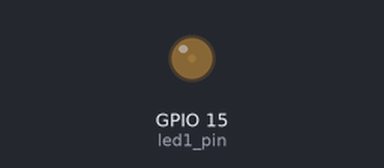
Bench run of a sketch on a simulated ESP32. Shown: output pins drawn as LEDs (lit = HIGH).

Above: at 0.05 s.
At 0.5 s:
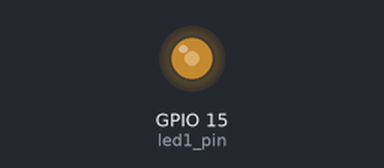
At 0.95 s:
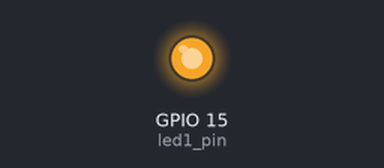
At 1.8 s:
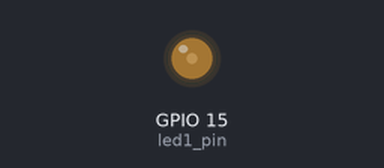
Timing chart, 0 to 4.7 s (numbered marks = the images above):
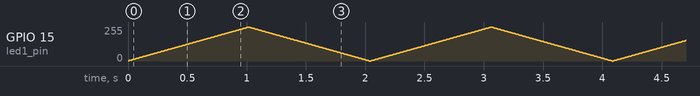

The sketch:

main.ino
```cpp
/*
 * 实验名称：PWM呼吸灯实验
 *
 * 接线说明：LED模块-->ESP32 IO
 *         (D1)-->(15)
 *
 * 实验现象：程序下载成功后，D1指示灯呈现呼吸灯效果，由暗变亮，再由亮变暗
 *
 */

#include "public.h"
#include "led.h"
#include "pwm.h"


//定义全局变量
u16 g_duty_value=0;
u8 g_fx=1;

void setup() {
  pwm_init(led1_pin,0,1000,10);

}

void loop() {
  if(g_fx==1)
  {
    g_duty_value+=10;
    if(g_duty_value>1010)g_fx=0;
  }
  else
  {
    g_duty_value-=10;
    if(g_duty_value<10)g_fx=1;
  }
  pwm_set_duty(0,g_duty_value);
  delay(10);
}
```

led.cpp
```cpp
#include "led.h"

//led初始化
void led_init(void)
{
  pinMode(led1_pin, OUTPUT);//设置引脚为输出模式
}
```

led.h
```cpp
#ifndef _led_H
#define _led_H

#include "public.h"

//LED管脚定义
#define led1_pin  15

//函数声明
void led_init(void);

#endif
```

public.h
```cpp
#ifndef _public_H
#define _public_H

#include "Arduino.h"

//类型重定义
typedef unsigned char u8;
typedef unsigned int u16;
typedef unsigned long u32;

#endif
```

pwm.cpp
```cpp
#include "pwm.h"

//PWM初始化
//pin：引脚号
//chanel：PWM输出通道0-15
//freq：PWM输出频率，单位HZ
//resolution：PWM占空比的分辨率1-16，比如设置8，分辨率范围0-255
void pwm_init(u8 pin,u8 chanel,u8 freq,u8 resolution)
{
  ledcSetup(chanel, freq, resolution);// PWM初始化
  ledcAttachPin(pin, chanel);// 绑定PWM通道到GPIO上
}

//PWM占空比设置
void pwm_set_duty(u8 chanel,u16 duty)
{
  ledcWrite(chanel,duty);// 改变PWM的占空比
}
```

pwm.h
```cpp
#ifndef _pwm_H
#define _pwm_H

#include "public.h"


//函数声明
void pwm_init(u8 pin,u8 chanel,u8 freq,u8 resolution);
void pwm_set_duty(u8 chanel,u16 duty);

#endif
```
